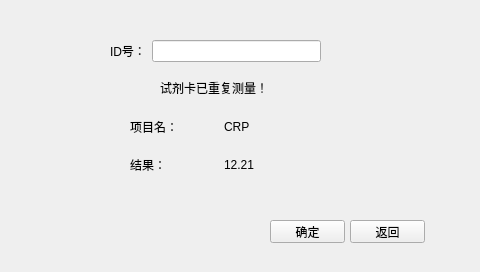
<?xml version="1.0" encoding="UTF-8"?>
<ui version="4.0">
 <class>old_Bar_Code_Form</class>
 <widget class="QWidget" name="old_Bar_Code_Form">
  <property name="geometry">
   <rect>
    <x>0</x>
    <y>0</y>
    <width>480</width>
    <height>272</height>
   </rect>
  </property>
  <property name="windowTitle">
   <string>Form</string>
  </property>
  <widget class="QLabel" name="label_2">
   <property name="geometry">
    <rect>
     <x>160</x>
     <y>80</y>
     <width>131</width>
     <height>16</height>
    </rect>
   </property>
   <property name="text">
    <string>试剂卡已重复测量！</string>
   </property>
  </widget>
  <widget class="QPushButton" name="return_PBtn">
   <property name="geometry">
    <rect>
     <x>350</x>
     <y>220</y>
     <width>75</width>
     <height>23</height>
    </rect>
   </property>
   <property name="text">
    <string>返回</string>
   </property>
  </widget>
  <widget class="QPushButton" name="commit_PBtn">
   <property name="geometry">
    <rect>
     <x>270</x>
     <y>220</y>
     <width>75</width>
     <height>23</height>
    </rect>
   </property>
   <property name="text">
    <string>确定</string>
   </property>
  </widget>
  <widget class="QWidget" name="layoutWidget">
   <property name="geometry">
    <rect>
     <x>130</x>
     <y>110</y>
     <width>181</width>
     <height>71</height>
    </rect>
   </property>
   <layout class="QGridLayout" name="gridLayout">
    <item row="1" column="0">
     <widget class="QLabel" name="label_4">
      <property name="text">
       <string>结果：</string>
      </property>
     </widget>
    </item>
    <item row="1" column="1">
     <widget class="QLabel" name="label_6">
      <property name="text">
       <string>12.21</string>
      </property>
     </widget>
    </item>
    <item row="0" column="1">
     <widget class="QLabel" name="label_5">
      <property name="text">
       <string>CRP</string>
      </property>
     </widget>
    </item>
    <item row="0" column="0">
     <widget class="QLabel" name="label_3">
      <property name="text">
       <string>项目名：</string>
      </property>
     </widget>
    </item>
   </layout>
  </widget>
  <widget class="QWidget" name="">
   <property name="geometry">
    <rect>
     <x>110</x>
     <y>40</y>
     <width>211</width>
     <height>22</height>
    </rect>
   </property>
   <layout class="QHBoxLayout" name="horizontalLayout">
    <item>
     <widget class="QLabel" name="label">
      <property name="text">
       <string>ID号：</string>
      </property>
     </widget>
    </item>
    <item>
     <widget class="QLineEdit" name="ID_LEdit"/>
    </item>
   </layout>
  </widget>
 </widget>
 <resources/>
 <connections/>
</ui>
